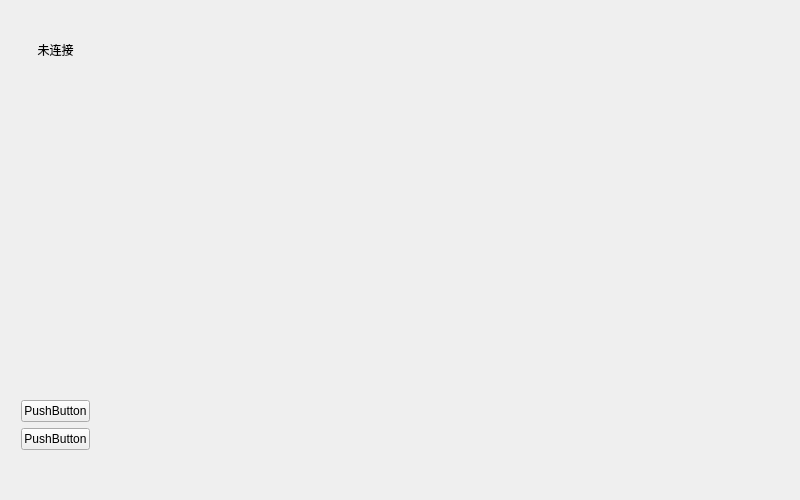
<?xml version="1.0" encoding="UTF-8"?>
<ui version="4.0">
 <class>MainWindow</class>
 <widget class="QMainWindow" name="MainWindow">
  <property name="geometry">
   <rect>
    <x>0</x>
    <y>0</y>
    <width>800</width>
    <height>500</height>
   </rect>
  </property>
  <property name="windowTitle">
   <string>MainWindow</string>
  </property>
  <widget class="QWidget" name="centralWidget">
   <widget class="QWidget" name="verticalLayoutWidget">
    <property name="geometry">
     <rect>
      <x>10</x>
      <y>30</y>
      <width>91</width>
      <height>441</height>
     </rect>
    </property>
    <layout class="QVBoxLayout" name="verticalLayoutLeft">
     <item>
      <widget class="QLabel" name="lbConState">
       <property name="layoutDirection">
        <enum>Qt::LeftToRight</enum>
       </property>
       <property name="text">
        <string>未连接</string>
       </property>
       <property name="alignment">
        <set>Qt::AlignCenter</set>
       </property>
      </widget>
     </item>
     <item>
      <spacer name="verticalSpacer">
       <property name="orientation">
        <enum>Qt::Vertical</enum>
       </property>
       <property name="sizeHint" stdset="0">
        <size>
         <width>20</width>
         <height>40</height>
        </size>
       </property>
      </spacer>
     </item>
     <item>
      <widget class="QPushButton" name="pushButton">
       <property name="text">
        <string>PushButton</string>
       </property>
      </widget>
     </item>
     <item>
      <widget class="QPushButton" name="pushButton_2">
       <property name="text">
        <string>PushButton</string>
       </property>
      </widget>
     </item>
     <item>
      <spacer name="verticalSpacer_2">
       <property name="orientation">
        <enum>Qt::Vertical</enum>
       </property>
       <property name="sizeType">
        <enum>QSizePolicy::Fixed</enum>
       </property>
       <property name="sizeHint" stdset="0">
        <size>
         <width>20</width>
         <height>10</height>
        </size>
       </property>
      </spacer>
     </item>
    </layout>
   </widget>
   <widget class="QWidget" name="horizontalLayoutWidget_2">
    <property name="geometry">
     <rect>
      <x>10</x>
      <y>0</y>
      <width>781</width>
      <height>31</height>
     </rect>
    </property>
    <layout class="QHBoxLayout" name="horizontalLayoutTop"/>
   </widget>
   <widget class="AutoChart" name="autoChart" native="true">
    <property name="enabled">
     <bool>true</bool>
    </property>
    <property name="geometry">
     <rect>
      <x>100</x>
      <y>30</y>
      <width>689</width>
      <height>439</height>
     </rect>
    </property>
   </widget>
  </widget>
  <widget class="QMenuBar" name="menuBar">
   <property name="geometry">
    <rect>
     <x>0</x>
     <y>0</y>
     <width>800</width>
     <height>28</height>
    </rect>
   </property>
  </widget>
 </widget>
 <layoutdefault spacing="6" margin="11"/>
 <customwidgets>
  <customwidget>
   <class>AutoChart</class>
   <extends>QWidget</extends>
   <header>mvp/mainwindow/charts/autochart.h</header>
   <container>1</container>
  </customwidget>
 </customwidgets>
 <resources/>
 <connections/>
</ui>
